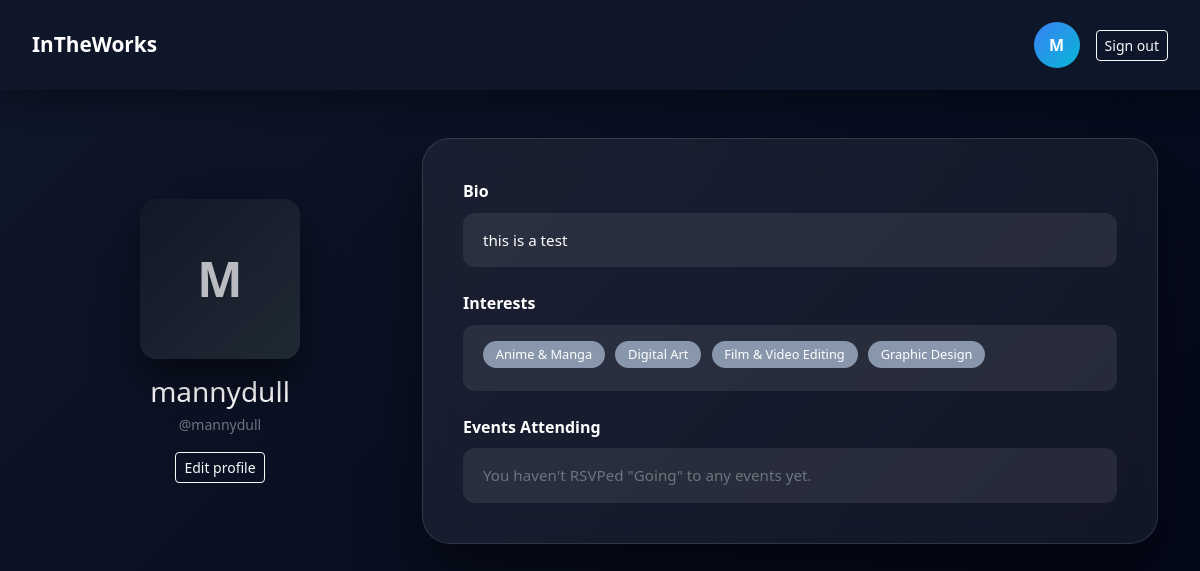
The app's page /profile/ (signed in) with its own data.
### app/models.py (models this page shows, shortened)
class Profile(models.Model):
    user = models.OneToOneField(User, on_delete=models.CASCADE)
    fullname = models.CharField(max_length=100, blank=True)
    birthday = models.DateField(blank=True, null=True)
    phone_number = models.CharField(max_length=20, blank=True)
    display_name = models.CharField(max_length=30, blank=True)
    bio = models.TextField(blank=True)
    interests = models.ManyToManyField('Interest', blank=True)

class Interest(models.Model):
    name = models.CharField(max_length=50, unique=True)
    class Meta:
        ordering = ['name']

### app/views.py (the view)
# urls.py: path('profile/', views.profile_view, name='profile'),
@login_required
def profile_view(request):
    profile = request.user.profile
    if profile.display_name:
        initial = profile.display_name[0].upper()
    else:
        username = request.user.username or 'U'
        initial = username[0].upper()
    attending_rsvps = (RSVP.objects.filter(user=profile, status='going').select_related('event').order_by('event__starts_at'))
    return render(request, "app/profile.html", {"profile": profile, "initial": initial, "attending_rsvps": attending_rsvps})

### app/templates/app/profile.html (shortened to what this page needs)
<!DOCTYPE html>
<html lang="en">
<head>
  <link href="https://cdn.jsdelivr.net/npm/bootstrap@5.3.3/dist/css/bootstrap.min.css" rel="stylesheet">
</head>
<body>
<div class="top-header">
  <a href="{% url 'event_list' %}" class="brand-link">InTheWorks</a>
  <div class="d-flex align-items-center gap-3">
    <a href="{% url 'profile' %}" class="text-decoration-none text-white">
      <div class="profile-circle">{{ initial }}</div>
    </a>
    <a href="{% url 'logout' %}" class="btn btn-outline-light btn-sm">
      Sign out
    </a>
  </div>
</div>
<div class="container py-5">
  <div class="row g-4 align-items-center">
    <div class="col-md-4 text-center">
      <div class="avatar-box mx-auto">
        {{ initial }}
      </div>
      <div class="mt-3">
        <h3 class="mb-1">
          {{ profile.display_name|default:profile.user.username }}
        </h3>
        <small class="text-secondary">
          @{{ profile.user.username }}
        </small>
      </div>
      <div class="mt-3">
        <a href="{% url 'edit_profile' %}" class="btn btn-outline-light btn-sm">
          Edit profile
        </a>
      </div>
    </div>
    <div class="col-md-8">
      <div class="profile-card">
        <div class="mb-4">
          <div class="section-title">Bio</div>
          <div class="info-box">
            {% if profile.bio %}
              {{ profile.bio|linebreaksbr }}
            {% else %}
              <span class="text-secondary">You haven't added a bio yet.</span>
            {% endif %}
          </div>
        </div>
        <div class="mb-4">
          <div class="section-title">Interests</div>
          <div class="info-box">
            {% if profile.interests.all %}
              {% with interests=profile.interests.all %}
                {% if interests %}
                  {% for interest in interests %}
                    <span class="badge-interest">{{ interest.name }}</span>
                  {% endfor %}
                {% else %}
                  <span class="text-secondary">No interests selected yet.</span>
                {% endif %}
              {% endwith %}
            {% else %}
              <span class="text-secondary">No interests selected yet.</span>
            {% endif %}
          </div>
        </div>
        <div>
          <div class="section-title">Events Attending</div>
          <div class="info-box">
            {% if attending_rsvps %}
              <ul class="list-unstyled mb-0">
                {% for rsvp in attending_rsvps %}
                  <li class="mb-1">
                    <a href="{% url 'event_detail' rsvp.event.id %}" class="event-link">
                      {{ rsvp.event.title }}
                    </a>
                    <small class="d-block text-secondary">
                      {{ rsvp.event.starts_at|date:"M d, Y" }} at {{ rsvp.event.starts_at|time:"g:i A" }}
                    </small>
                  </li>
                {% endfor %}
              </ul>
            {% else %}
              <span class="text-secondary">
                You haven't RSVPed "Going" to any events yet.
              </span>
            {% endif %}
          </div>
        </div>
      </div>
    </div>
  </div>
</div>
</body>
</html>

### app/templates/app/profile.html (style rules this page uses)
body { background: linear-gradient(135deg, #0f172a, #020617); min-height: 100vh; font-family: Poppins, system-ui, sans-serif; color: white; }
.top-header { height: 90px; background: rgba(15,23,42,.95); display: flex; justify-content: space-between; align-items: center; padding: 0 2rem; box-shadow: 0 10px 30px rgba(0,0,0,.4); }
.brand-link { font-weight: 700; font-size: 1.3rem; color: #fff; text-decoration: none; }
.profile-circle { width: 46px; height: 46px; border-radius: 50%; background: linear-gradient(135deg, #3b82f6, #06b6d4); display: flex; align-items: center; justify-content: center; font-weight: 700; }
.avatar-box { width: 160px; height: 160px; border-radius: 1rem; background: linear-gradient(135deg, #111827, #1f2933); box-shadow: 0 20px 40px rgba(0,0,0,.5); display: flex; align-items: center; justify-content: center; font-size: 3rem; font-weight: 700; color: rgba(255,255,255,.7); }
.profile-card { background: rgba(255,255,255,0.06); border-radius: 1.75rem; border: 1px solid rgba(255,255,255,.12); box-shadow: 0 30px 60px rgba(0,0,0,.5); backdrop-filter: blur(16px); padding: 2.5rem; }
.section-title { font-weight: 600; margin-bottom: .6rem; }
.info-box { background: rgba(255,255,255,.08); border-radius: .75rem; padding: 1rem 1.25rem; font-size: 0.95rem; }
.badge-interest { background: rgba(148,163,184,.9); border-radius: 999px; padding: 0.25rem 0.8rem; font-size: 0.8rem; margin-right: 0.4rem; margin-bottom: 0.4rem; display: inline-block; }

### records on screen
Profile: display_name "mannydull", user.username "mannydull", bio "this is a test"
Interest: name "Anime & Manga"
Interest: name "Digital Art"
Interest: name "Film & Video Editing"
Interest: name "Graphic Design"

### other values on screen
{{ initial }} "M"
